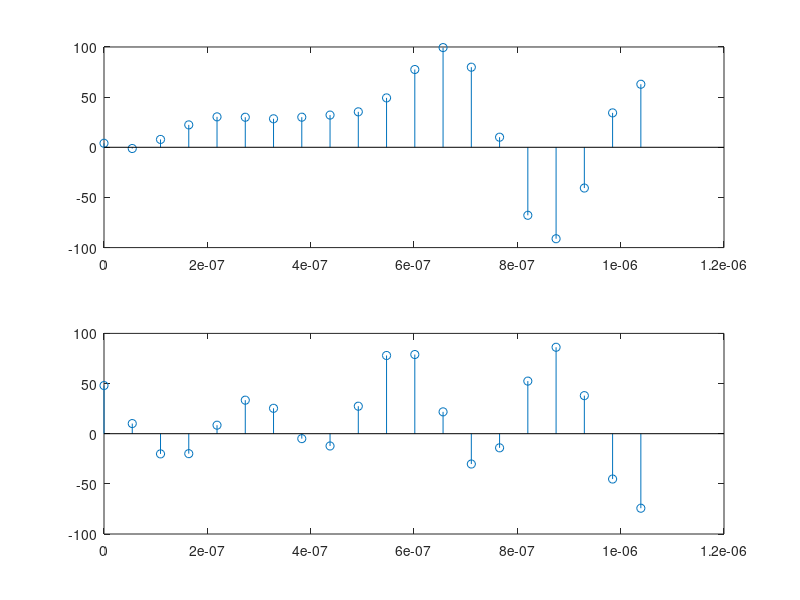
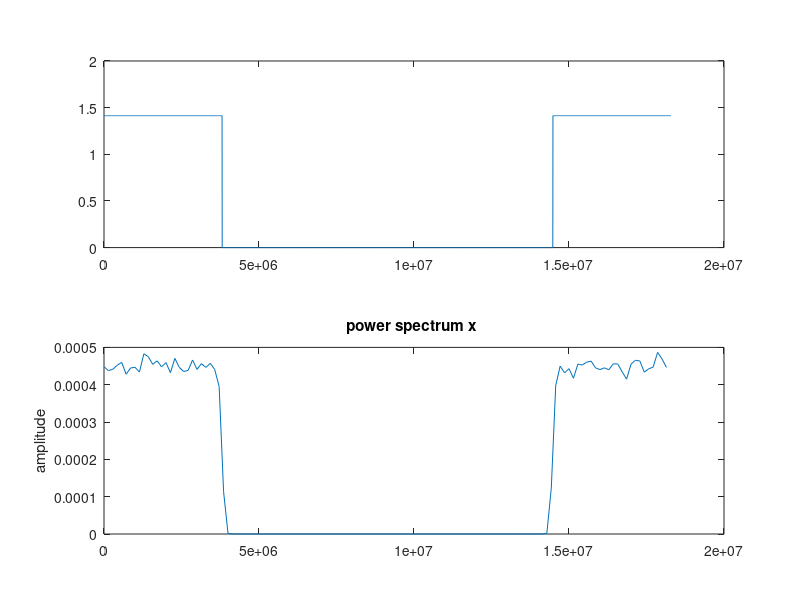
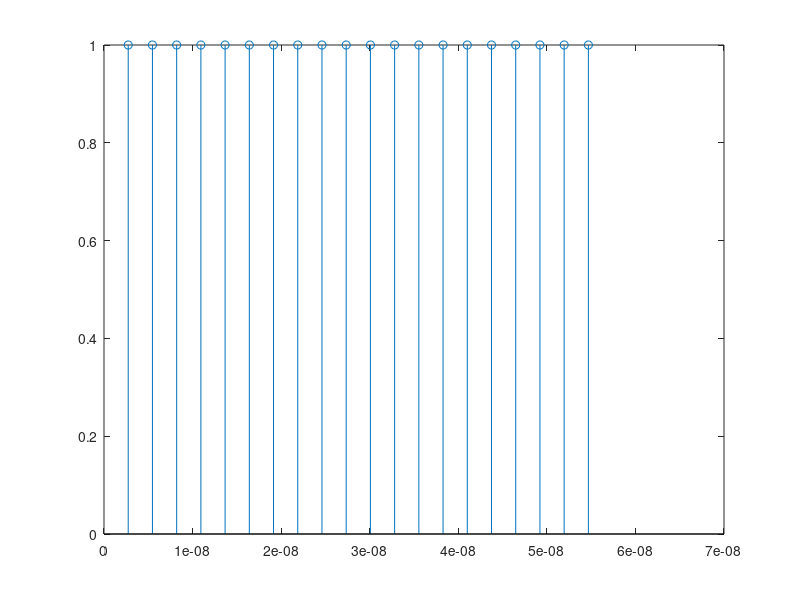
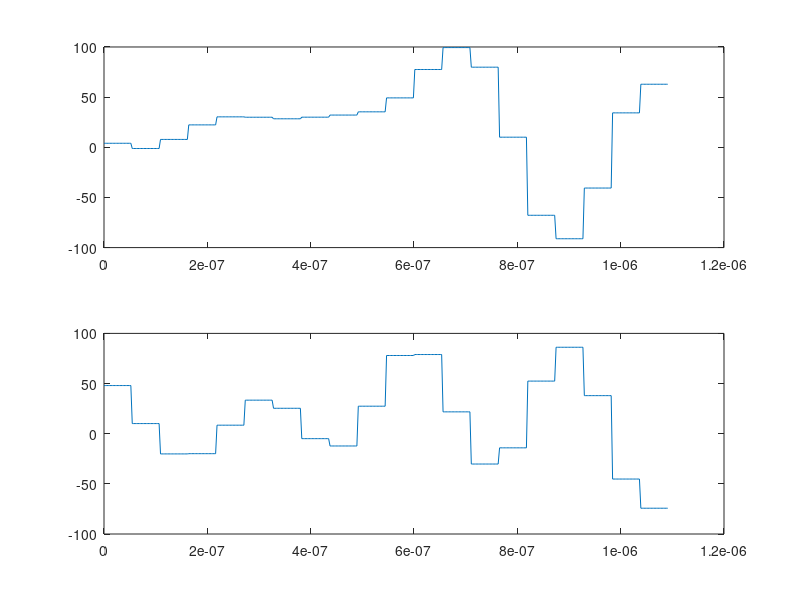

Source code (MATLAB) for these figures, in order:
%DVB-T 2K Transmission
%The available bandwidth is 8 MHz
%2K is intended for mobile services
clear all;
close all;
%DVB-T Parameters
Tu=224e-6; %useful OFDM symbol period
T=Tu/2048; %baseband elementary period
G=0; %choice of 1/4, 1/8, 1/16, and 1/32
delta=G*Tu; %guard band duration
Ts=delta+Tu; %total OFDM symbol period
Kmax=1705; %number of subcarriers
Kmin=0;
FS=4096; %IFFT/FFT length
q=10; %carrier period to elementary period ratio
fc=q*1/T; %carrier frequency
Rs=4*fc; %simulation period
t=0:1/Rs:Tu;
%%
%Data generator (A)
M=Kmax+1;
rand('state',0);
a=-1+2*round(rand(M,1)).'+i*(-1+2*round(rand(M,1))).';
A=length(a);
info=zeros(FS,1);
info(1:(A/2)) = [ a(1:(A/2)).']; %Zero padding
info((FS-((A/2)-1)):FS) = [ a(((A/2)+1):A).'];
%%
%Subcarriers generation (B)
carriers=FS.*ifft(info,FS);
tt=0:T/2:Tu;
figure(1);
subplot(211);
stem(tt(1:20),real(carriers(1:20)));                                                                  
subplot(212);
stem(tt(1:20),imag(carriers(1:20)));
figure(2);
f=(2/T)*(1:(FS))/(FS);
subplot(211);
plot(f,abs(fft(carriers,FS))/FS);
subplot(212);
pwelch(carriers,[],[],[],2/T);
% D/A simulation
L = length(carriers);
chips = [ carriers.';zeros((2*q)-1,L)];
p=1/Rs:1/Rs:T/2;
g=ones(length(p),1); %pulse shape
figure(3);
stem(p,g);
dummy=conv(g,chips(:));
u=[dummy(1:length(t))]; % (C)
figure(4);
subplot(211);
plot(t(1:400),real(u(1:400)));
subplot(212);
plot(t(1:400),imag(u(1:400)));
figure(5);
ff=(Rs)*(1:(q*FS))/(q*FS);
subplot(211);
plot(ff,abs(fft(u,q*FS))/FS);
subplot(212);
pwelch(u,[],[],[],Rs);
[b,a] = butter(13,1/20); %reconstruction filter
[H,F] = freqz(b,a,FS,Rs);
figure(6);
plot(F,20*log10(abs(H)));
uoft = filter(b,a,u); %baseband signal (D)
figure(7);
subplot(211);
plot(t(80:480),real(uoft(80:480)));
subplot(212);
plot(t(80:480),imag(uoft(80:480)));
figure(8);
subplot(211);
plot(ff,abs(fft(uoft,q*FS))/FS);
subplot(212);
pwelch(uoft,[],[],[],Rs);
%Upconverter
s_tilde=(uoft.').*exp(1i*2*pi*fc*t);
s=real(s_tilde); %passband signal (E)
figure(9);
plot(t(80:480),s(80:480));
figure(10);
subplot(211);
%plot(ff,abs(fft(((real(uoft).').*cos(2*pi*fc*t)),q*FS))/FS);
%plot(ff,abs(fft(((imag(uoft).').*sin(2*pi*fc*t)),q*FS))/FS);
plot(ff,abs(fft(s,q*FS))/FS);
subplot(212);
%pwelch(((real(uoft).').*cos(2*pi*fc*t)),[],[],[],Rs);
%pwelch(((imag(uoft).').*sin(2*pi*fc*t)),[],[],[],Rs);
pwelch(s,[],[],[],Rs);